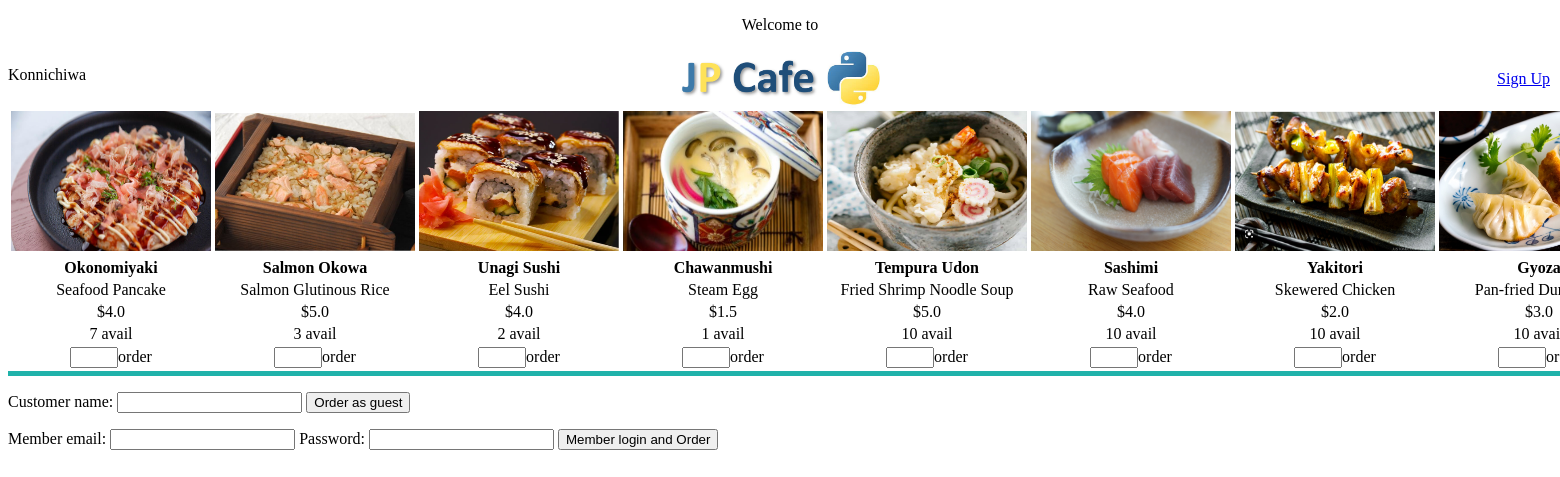
The page / on the database its author committed.
### tables this page shows
CREATE TABLE "Inventory" (
	"item_id"	INTEGER,
	"item_name"	TEXT,
	"description"	TEXT,
	"price"	REAL,
	"available_quantity"	INTEGER,
	"image_filename"	TEXT,
	PRIMARY KEY("item_id")
);

### flaskk.py (the view)
@app.route('/')
def home(error=""):
    connection = get_db()
    data = connection.execute('SELECT * FROM Inventory').fetchall()
    return render_template('orderpage.html', data=data, potential_err_msg=error)

### flaskk.py (called while the page is built)
def get_db():  # return database
    db = sqlite3.connect('jpcafev2.db')
    return db

### templates/orderpage.html (shortened to what this page needs)
<!DOCTYPE html>
<html>
  <head>
    <link rel="stylesheet" href="../static/styles.css" />
    <p id="welcome">Welcome to</p>
    <p id="konnichiwa">Konnichiwa</p>
    <img src="../static/JPCafeLogo2.PNG" width="200" id="jpcafelogo" />
    <a href="{{ url_for('register') }}" id="signup">Sign Up</a>
  </head>
  <body>
    <form action="{{ url_for('ordered') }}" method="POST">
      <table id="foodtable">
        <tr>
          {% for item in data %}
          <td><img src="../static/{{ item[5] }}" width="200" height="140" /></td>
          {% endfor %}
        </tr>
        <tr>
          {% for item in data %}
          <td><b>{{ item[1] }}</b></td>
          {% endfor %}
        </tr>
        <tr>
          {% for item in data %}
          <td>{{ item[2] }}</td>
          {% endfor %}
        </tr>
        <tr>
          {% for item in data %}
          <td>${{item[3]}}</td>
          {% endfor %}
        </tr>
        <tr>
          {% for item in data %}
          <td>{{ item[4] }} avail</td>
          {% endfor %}
        </tr>
        <tr>
          {% for item in data %}
          <td><input type="text" name="quantity" id="orderinputbox" />order</td>
          {% endfor %}
        </tr>
      </table>
      <p>
        Customer name: <input type="text" name="customer_name" />
        <input
          type="submit"
          value="Order as guest"
          id="orderasguest"
          name="button_press"
        />
      </p>
      <p>
        Member email: <input type="text" name="member_email" />
        Password:
        <input type="password" name="memberpassword"/>
        <input
          type="submit"
          value="Member login and Order"
          name="button_press"
        />
      </p>
    </form>
    <br />
  </body>
</html>

### static/styles.css (style rules this page uses)
#welcome { text-align: center; }
#jpcafelogo { display: block; margin-left: auto; margin-right: auto; }
#konnichiwa { position: absolute; }
#signup { position: absolute; right: 10px; top: 70px; }
#foodtable { overflow-x: scroll; border-bottom: 5px solid lightseagreen; }
#foodtable tr { text-align: center; }
#orderinputbox { width: 40px; }

### rows shown on the page
Inventory: image_filename (picture), item_name "Okonomiyaki", description "Seafood Pancake", price "4.0", available_quantity "7"
Inventory: image_filename (picture), item_name "Salmon Okowa", description "Salmon Glutinous Rice", price "5.0", available_quantity "3"
Inventory: image_filename (picture), item_name "Unagi Sushi", description "Eel Sushi", price "4.0", available_quantity "2"
Inventory: image_filename (picture), item_name "Chawanmushi", description "Steam Egg", price "1.5", available_quantity "1"
Inventory: image_filename (picture), item_name "Tempura Udon", description "Fried Shrimp Noodle Soup", price "5.0", available_quantity "10"
Inventory: image_filename (picture), item_name "Sashimi", description "Raw Seafood", price "4.0", available_quantity "10"
Inventory: image_filename (picture), item_name "Yakitori", description "Skewered Chicken", price "2.0", available_quantity "10"
Inventory: image_filename (picture), item_name "Gyoza", description "Pan-fried…", price "3.0", available_quantity "10"
